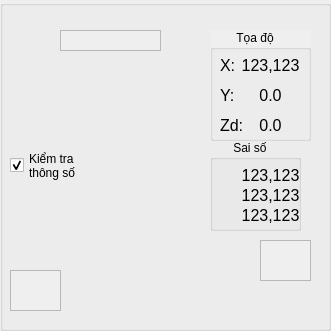
   <widget class="QGroupBox" name="gb_agv">
    <property name="geometry">
     <rect>
      <x>10</x>
      <y>30</y>
      <width>331</width>
      <height>331</height>
     </rect>
    </property>
    <property name="autoFillBackground">
     <bool>true</bool>
    </property>
    <property name="title">
     <string/>
    </property>
    <widget class="QGroupBox" name="groupBox">
     <property name="geometry">
      <rect>
       <x>210</x>
       <y>30</y>
       <width>101</width>
       <height>111</height>
      </rect>
     </property>
     <property name="autoFillBackground">
      <bool>true</bool>
     </property>
     <property name="title">
      <string>        Tọa độ</string>
     </property>
     <widget class="QLabel" name="lbv_zd">
      <property name="geometry">
       <rect>
        <x>30</x>
        <y>80</y>
        <width>61</width>
        <height>31</height>
       </rect>
      </property>
      <property name="font">
       <font>
        <pointsize>12</pointsize>
       </font>
      </property>
      <property name="autoFillBackground">
       <bool>false</bool>
      </property>
      <property name="frameShape">
       <enum>QFrame::NoFrame</enum>
      </property>
      <property name="lineWidth">
       <number>1</number>
      </property>
      <property name="midLineWidth">
       <number>0</number>
      </property>
      <property name="text">
       <string>0.0</string>
      </property>
      <property name="scaledContents">
       <bool>false</bool>
      </property>
      <property name="alignment">
       <set>Qt::AlignCenter</set>
      </property>
      <property name="wordWrap">
       <bool>false</bool>
      </property>
      <property name="openExternalLinks">
       <bool>false</bool>
      </property>
     </widget>
     <widget class="QLabel" name="lb_y">
      <property name="geometry">
       <rect>
        <x>10</x>
        <y>50</y>
        <width>31</width>
        <height>31</height>
       </rect>
      </property>
      <property name="font">
       <font>
        <pointsize>12</pointsize>
       </font>
      </property>
      <property name="autoFillBackground">
       <bool>false</bool>
      </property>
      <property name="frameShape">
       <enum>QFrame::NoFrame</enum>
      </property>
      <property name="lineWidth">
       <number>1</number>
      </property>
      <property name="midLineWidth">
       <number>0</number>
      </property>
      <property name="text">
       <string>Y:</string>
      </property>
      <property name="scaledContents">
       <bool>false</bool>
      </property>
      <property name="wordWrap">
       <bool>false</bool>
      </property>
      <property name="openExternalLinks">
       <bool>false</bool>
      </property>
     </widget>
     <widget class="QLabel" name="lb_x">
      <property name="geometry">
       <rect>
        <x>10</x>
        <y>20</y>
        <width>31</width>
        <height>31</height>
       </rect>
      </property>
      <property name="font">
       <font>
        <pointsize>12</pointsize>
       </font>
      </property>
      <property name="autoFillBackground">
       <bool>false</bool>
      </property>
      <property name="frameShape">
       <enum>QFrame::NoFrame</enum>
      </property>
      <property name="lineWidth">
       <number>1</number>
      </property>
      <property name="midLineWidth">
       <number>0</number>
      </property>
      <property name="text">
       <string>X:</string>
      </property>
      <property name="scaledContents">
       <bool>false</bool>
      </property>
      <property name="wordWrap">
       <bool>false</bool>
      </property>
      <property name="openExternalLinks">
       <bool>false</bool>
      </property>
     </widget>
     <widget class="QLabel" name="lbv_x">
      <property name="geometry">
       <rect>
        <x>30</x>
        <y>20</y>
        <width>61</width>
        <height>31</height>
       </rect>
      </property>
      <property name="font">
       <font>
        <pointsize>12</pointsize>
       </font>
      </property>
      <property name="autoFillBackground">
       <bool>false</bool>
      </property>
      <property name="frameShape">
       <enum>QFrame::NoFrame</enum>
      </property>
      <property name="lineWidth">
       <number>1</number>
      </property>
      <property name="midLineWidth">
       <number>0</number>
      </property>
      <property name="text">
       <string>123,123</string>
      </property>
      <property name="scaledContents">
       <bool>false</bool>
      </property>
      <property name="alignment">
       <set>Qt::AlignCenter</set>
      </property>
      <property name="wordWrap">
       <bool>false</bool>
      </property>
      <property name="openExternalLinks">
       <bool>false</bool>
      </property>
     </widget>
     <widget class="QLabel" name="lbv_y">
      <property name="geometry">
       <rect>
        <x>30</x>
        <y>50</y>
        <width>61</width>
        <height>31</height>
       </rect>
      </property>
      <property name="font">
       <font>
        <pointsize>12</pointsize>
       </font>
      </property>
      <property name="autoFillBackground">
       <bool>false</bool>
      </property>
      <property name="frameShape">
       <enum>QFrame::NoFrame</enum>
      </property>
      <property name="lineWidth">
       <number>1</number>
      </property>
      <property name="midLineWidth">
       <number>0</number>
      </property>
      <property name="text">
       <string>0.0</string>
      </property>
      <property name="scaledContents">
       <bool>false</bool>
      </property>
      <property name="alignment">
       <set>Qt::AlignCenter</set>
      </property>
      <property name="wordWrap">
       <bool>false</bool>
      </property>
      <property name="openExternalLinks">
       <bool>false</bool>
      </property>
     </widget>
     <widget class="QLabel" name="lb_zd">
      <property name="geometry">
       <rect>
        <x>10</x>
        <y>80</y>
        <width>31</width>
        <height>31</height>
       </rect>
      </property>
      <property name="font">
       <font>
        <pointsize>12</pointsize>
       </font>
      </property>
      <property name="autoFillBackground">
       <bool>false</bool>
      </property>
      <property name="frameShape">
       <enum>QFrame::NoFrame</enum>
      </property>
      <property name="lineWidth">
       <number>1</number>
      </property>
      <property name="midLineWidth">
       <number>0</number>
      </property>
      <property name="text">
       <string>Zd:</string>
      </property>
      <property name="scaledContents">
       <bool>false</bool>
      </property>
      <property name="wordWrap">
       <bool>false</bool>
      </property>
      <property name="openExternalLinks">
       <bool>false</bool>
      </property>
     </widget>
    </widget>
    <widget class="QLabel" name="lbc_safety0">
     <property name="geometry">
      <rect>
       <x>60</x>
       <y>30</y>
       <width>101</width>
       <height>21</height>
      </rect>
     </property>
     <property name="autoFillBackground">
      <bool>true</bool>
     </property>
     <property name="frameShape">
      <enum>QFrame::StyledPanel</enum>
     </property>
     <property name="lineWidth">
      <number>1</number>
     </property>
     <property name="midLineWidth">
      <number>0</number>
     </property>
     <property name="text">
      <string/>
     </property>
     <property name="scaledContents">
      <bool>false</bool>
     </property>
     <property name="wordWrap">
      <bool>false</bool>
     </property>
     <property name="openExternalLinks">
      <bool>false</bool>
     </property>
    </widget>
    <widget class="QLabel" name="lbc_safety1">
     <property name="geometry">
      <rect>
       <x>10</x>
       <y>270</y>
       <width>51</width>
       <height>41</height>
      </rect>
     </property>
     <property name="autoFillBackground">
      <bool>true</bool>
     </property>
     <property name="frameShape">
      <enum>QFrame::StyledPanel</enum>
     </property>
     <property name="lineWidth">
      <number>1</number>
     </property>
     <property name="midLineWidth">
      <number>0</number>
     </property>
     <property name="text">
      <string/>
     </property>
     <property name="scaledContents">
      <bool>false</bool>
     </property>
     <property name="wordWrap">
      <bool>false</bool>
     </property>
     <property name="openExternalLinks">
      <bool>false</bool>
     </property>
    </widget>
    <widget class="QLabel" name="lb_agv">
     <property name="geometry">
      <rect>
       <x>70</x>
       <y>60</y>
       <width>181</width>
       <height>271</height>
      </rect>
     </property>
     <property name="autoFillBackground">
      <bool>false</bool>
     </property>
     <property name="frameShape">
      <enum>QFrame::NoFrame</enum>
     </property>
     <property name="lineWidth">
      <number>1</number>
     </property>
     <property name="midLineWidth">
      <number>0</number>
     </property>
     <property name="text">
      <string/>
     </property>
     <property name="pixmap">
      <pixmap>AGV.png</pixmap>
     </property>
     <property name="scaledContents">
      <bool>true</bool>
     </property>
     <property name="wordWrap">
      <bool>false</bool>
     </property>
     <property name="openExternalLinks">
      <bool>false</bool>
     </property>
    </widget>
    <widget class="QLabel" name="lbc_safety2">
     <property name="geometry">
      <rect>
       <x>260</x>
       <y>240</y>
       <width>51</width>
       <height>41</height>
      </rect>
     </property>
     <property name="autoFillBackground">
      <bool>true</bool>
     </property>
     <property name="frameShape">
      <enum>QFrame::StyledPanel</enum>
     </property>
     <property name="lineWidth">
      <number>1</number>
     </property>
     <property name="midLineWidth">
      <number>0</number>
     </property>
     <property name="text">
      <string/>
     </property>
     <property name="scaledContents">
      <bool>false</bool>
     </property>
     <property name="wordWrap">
      <bool>false</bool>
     </property>
     <property name="openExternalLinks">
      <bool>false</bool>
     </property>
    </widget>
    <widget class="QGroupBox" name="gb_errorPose">
     <property name="geometry">
      <rect>
       <x>210</x>
       <y>140</y>
       <width>91</width>
       <height>91</height>
      </rect>
     </property>
     <property name="title">
      <string>       Sai số</string>
     </property>
     <widget class="QLabel" name="lbv_ex">
      <property name="geometry">
       <rect>
        <x>30</x>
        <y>20</y>
        <width>61</width>
        <height>31</height>
       </rect>
      </property>
      <property name="font">
       <font>
        <pointsize>12</pointsize>
       </font>
      </property>
      <property name="autoFillBackground">
       <bool>false</bool>
      </property>
      <property name="frameShape">
       <enum>QFrame::NoFrame</enum>
      </property>
      <property name="lineWidth">
       <number>1</number>
      </property>
      <property name="midLineWidth">
       <number>0</number>
      </property>
      <property name="text">
       <string>123,123</string>
      </property>
      <property name="scaledContents">
       <bool>false</bool>
      </property>
      <property name="alignment">
       <set>Qt::AlignCenter</set>
      </property>
      <property name="wordWrap">
       <bool>false</bool>
      </property>
      <property name="openExternalLinks">
       <bool>false</bool>
      </property>
     </widget>
     <widget class="QLabel" name="lbv_ey">
      <property name="geometry">
       <rect>
        <x>30</x>
        <y>40</y>
        <width>61</width>
        <height>31</height>
       </rect>
      </property>
      <property name="font">
       <font>
        <pointsize>12</pointsize>
       </font>
      </property>
      <property name="autoFillBackground">
       <bool>false</bool>
      </property>
      <property name="frameShape">
       <enum>QFrame::NoFrame</enum>
      </property>
      <property name="lineWidth">
       <number>1</number>
      </property>
      <property name="midLineWidth">
       <number>0</number>
      </property>
      <property name="text">
       <string>123,123</string>
      </property>
      <property name="scaledContents">
       <bool>false</bool>
      </property>
      <property name="alignment">
       <set>Qt::AlignCenter</set>
      </property>
      <property name="wordWrap">
       <bool>false</bool>
      </property>
      <property name="openExternalLinks">
       <bool>false</bool>
      </property>
     </widget>
     <widget class="QLabel" name="lbv_eg">
      <property name="geometry">
       <rect>
        <x>30</x>
        <y>60</y>
        <width>61</width>
        <height>31</height>
       </rect>
      </property>
      <property name="font">
       <font>
        <pointsize>12</pointsize>
       </font>
      </property>
      <property name="autoFillBackground">
       <bool>false</bool>
      </property>
      <property name="frameShape">
       <enum>QFrame::NoFrame</enum>
      </property>
      <property name="lineWidth">
       <number>1</number>
      </property>
      <property name="midLineWidth">
       <number>0</number>
      </property>
      <property name="text">
       <string>123,123</string>
      </property>
      <property name="scaledContents">
       <bool>false</bool>
      </property>
      <property name="alignment">
       <set>Qt::AlignCenter</set>
      </property>
      <property name="wordWrap">
       <bool>false</bool>
      </property>
      <property name="openExternalLinks">
       <bool>false</bool>
      </property>
     </widget>
    </widget>
    <widget class="QCheckBox" name="ck_showPara">
     <property name="geometry">
      <rect>
       <x>10</x>
       <y>140</y>
       <width>91</width>
       <height>51</height>
      </rect>
     </property>
     <property name="sizePolicy">
      <sizepolicy hsizetype="Preferred" vsizetype="Maximum">
       <horstretch>0</horstretch>
       <verstretch>0</verstretch>
      </sizepolicy>
     </property>
     <property name="text">
      <string>Kiểm tra
thông số</string>
     </property>
     <property name="checked">
      <bool>true</bool>
     </property>
    </widget>
   </widget>
